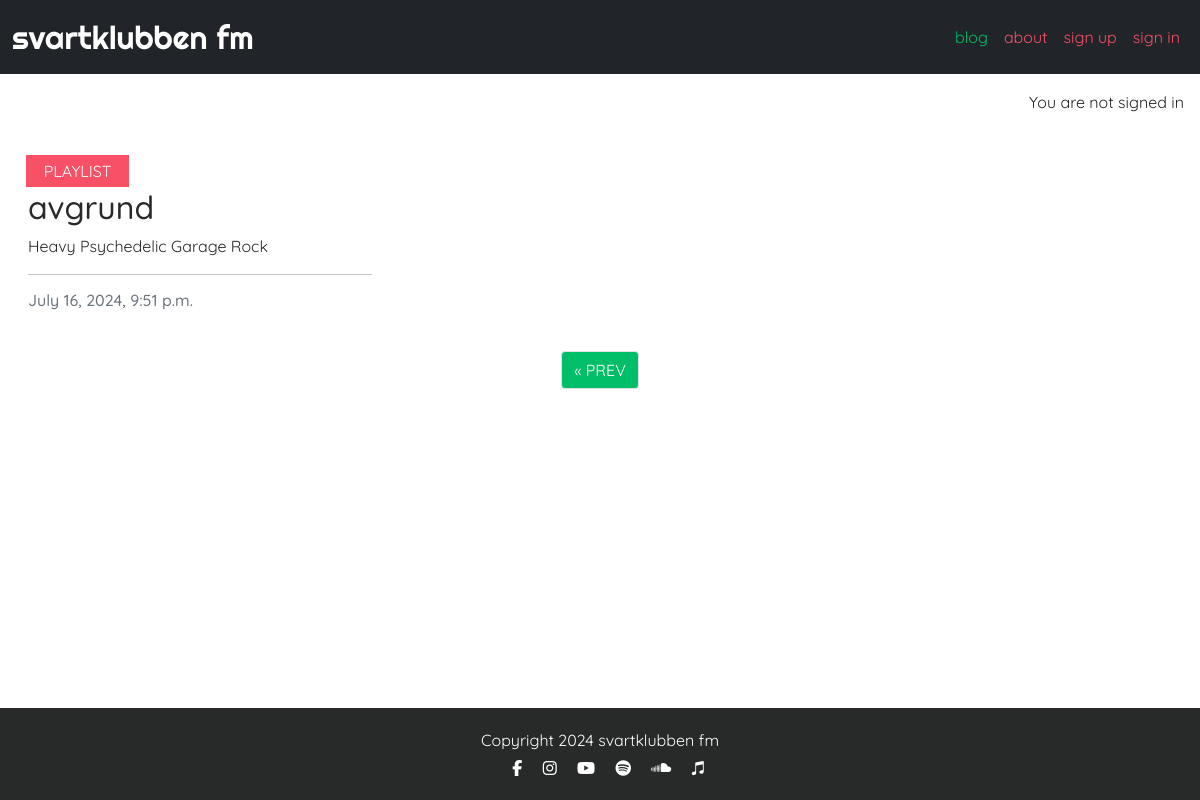
Screenshot of /?page=2 with the database file from the repository.
### blog/models.py (models this page shows, shortened)
class Post(models.Model):
    title = models.CharField(max_length=200, unique=True)
    slug = models.SlugField(max_length=200, unique=True)
    label = models.CharField(max_length=200, default='content_type')
    author = models.ForeignKey(
        User, on_delete=models.CASCADE, related_name="blog_posts"
    )
    featured_image = CloudinaryField('image', default='placeholder')
    content = models.TextField()
    created_on = models.DateTimeField(auto_now_add=True)
    status = models.IntegerField(choices=STATUS, default=0)
    excerpt = models.TextField(blank=True)
    updated_on = models.DateTimeField(auto_now=True)
    class Meta:
        ordering = ["-created_on"]

### blog/views.py (the view)
# urls.py: path('', views.PostList.as_view(), name='home'),
class PostList(generic.ListView):
    queryset = Post.objects.filter(status=1)
    template_name = "blog/index.html"
    paginate_by = 6

### blog/templates/blog/index.html (shortened to what this page needs)
{% extends "base.html" %}
{% load static %}
{% block content %}
<div class="container-fluid">
    <div class="row">
        <div class="col-12 mt-3 left">
            <div class="row">
                {% for post in post_list %}
                <div class="col-md-4">
                    <div class="card mb-4">
                        <div class="card-body">
                            <div class="image-container">
                                <div class="image-flash">
                                    <p class="label d-flex justify-content-center">{{ post.label }}</p>
                                </div>
                            </div>
                            <a href="{% url 'post_detail' post.slug %}" class="post-link">
                                <h2 class="card-title">{{ post.title }}</h2>
                                <p class="card-text">{{ post.excerpt }}</p>
                            </a>
                            <hr />
                            <p class="card-text text-muted h6">{{ post.created_on}}
                            </p>
                        </div>
                    </div>
                </div>
                {% endfor %}
            </div>
        </div>
    </div>
    {% if is_paginated %}
    <nav aria-label="Page navigation">
        <ul class="pagination justify-content-center">
            {% if page_obj.has_previous %}
            <li><a href="?page={{ page_obj.previous_page_number }}" class="btn btn-style page-link">&laquo; PREV</a></li>
            {% endif %}
        </ul>
    </nav>
    {% endif %}
</div>
{% endblock %}
{% block copyright %}
    Copyright 2024 svartklubben fm
{% endblock %}

### static/css/style.css (style rules this page uses)
body { background-color: #F9FAFC; font-family: Quicksand, sans-serif; }
.main-bg { background-color: #ffffff; }
.card { border: none; background-color: transparent; }
.image-container { position: relative; }
.image-flash { position: absolute; bottom: 5%; min-width: 30%; left: -2px; background-color: #f75067; }
.label { color: white; margin: 4px; text-transform: uppercase; }
.post-link { text-decoration: none; color: #282929; }
.btn-style, .btn-edit { background-color: #00bd67; color: #fff; }

### rows the page displays
Post: label "PLAYLIST", title "avgrund", excerpt "Heavy Psychedelic Garage Rock", created_on "July 16, 2024, 9:51 p.m."
